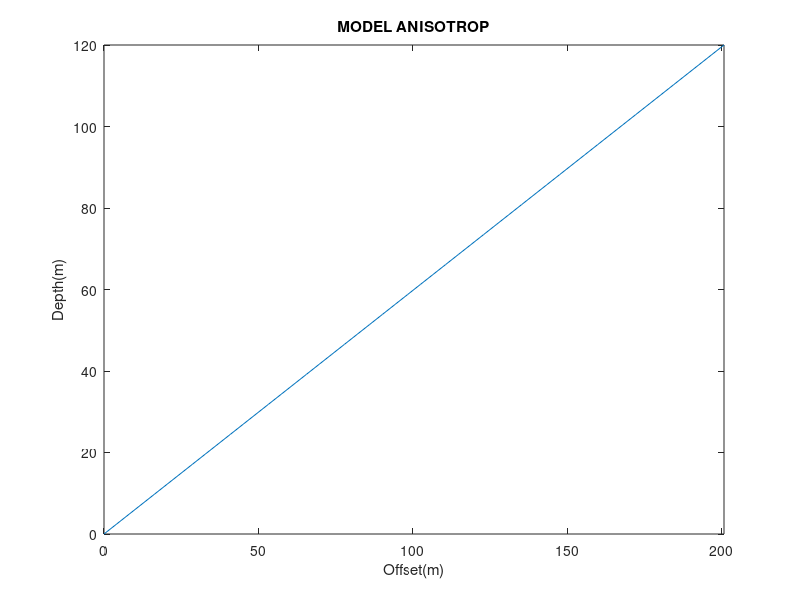

Write MATLAB code to recreate this figure. (Note: this script raises an error after producing the figure.)
%TOMOGRAPHY SEISMIC
%WEAK ANISOTROPY
%KELOMPOK 1

clc;clear;close; 
%HATI-HATI KETIKA MEMASUKKAN v1,v2,v3,dan sudut awal KARENA MUDAH SEKALI LAPISAN 2 DAN 3 MENCAPAI SUDUT KRITIS 
v1 = 750;v2=950;v3=1100 ; %kecepatan dalam meter
h1 = 20;h2=60;h3=40; %Ketebalan lapisan
m  = 20;           %Sudut datang lapisan pertama
p  = sind(m)/v1;  %Ray parameter
tl = [h1 h1+h2 h1+h2+h3]; %Lapisan Model
d  = 0.199;     %Parameter Anisotrop Faktor Sudut Fase
e  = 0.246;     %Fraksi perbedaan Vp vertikal terhadap horizontal
%Sudut Lapisan Kedua, NANTI masukkin persamaan ANISTROP  
%Persamaan anisotrop
%p*v2*(e-d)*(sind(teta))^4+p*v2*d*(sind(teta))^2-sind(teta)+p*v2 = 0
%tand(gamma)=tand(teta)*(1+2*d+4*(e-d)*(sind(teta)))   [GRUP VELO]
a = p*v2*(e-d);l = p*v2*d;o = p*v2;        %(111)
y = @(x)a*x^4+l*x^2-x+o;
yl = fzero(y,0.5);      %RUMUS NON-LINEAR MENDUGA-DUGA, KASIH TEBAKAN AWAL DULU (kali ini pakai 0.5)
h = yl;
% y = [a 0 l -1 o];  %RUMUS SUDUT FASE
% h = roots(y);
H = asind(h);
Y = zeros(size(H));
for i=1:length(Y)
    Y(i) = atand(tand(H(i))*(1+2*d+4*(e-d)*(sind(H(i)))^2)); %SUDUT GRUP LAPISAN ANISO
end
D = Y(isreal(Y)&Y<90&Y>0);   %Check hasil real dan limit sudut 0<x<90 (kritis)
m2 = D;        %SUDUT BIAS LAPISAN 2 FIX
% if isempty(m2)
%     error('Tidak ada sudut yang real. Coba teliti di rumus fasenya')
% end                                        %(222) 

%COMMENT DARI (111) hingga (222)dan uncomment (333) untuk beralih ke model isotrop

% m2 = asind(p*v2);               %(333)

%COMMENT (333) dan uncomment (111)-(222) UNTUK BERALIH KE MODEL ANISOTROP
if isreal(m2) ~= true
    fprintf('Sudut bias lapisan kedua telah melebihi batas kritis')
elseif m2 == 90
    fprintf('Sudut bias lapisan kedua telah mencapai kritis')
end
%Sudut Lapisan Ketiga\
l = sind(m2)*v3/v2;                   %SINUS SUDUT BIAS LAPISAN 3
m3 = asind(sind(m2)*v3/v2);           %SUDUT BIAS LAPISAN 3
if isreal(m2) == true && isreal(m3) ~= true 
    fprintf('Sudut bias lapisan ketiga melebihi sudut kritis')
elseif m3 == 90
    fprintf('Sudut bias lapisan ketiga telah mencapai kritis')
end
%Lintasan rambat
d1 = h1/cosd(m);
d2 = h2/cosd(m2);
d3 = h3/cosd(m3);
%Time travel lintasan
t1 = d1/v1;
t2 = d2/v2;
t3 = d3/v3;
%TWT 
T1 = 2*t1;
T2 = T1+2*t2;
T3 = T1+T2+2*t3;
%Offset Permukaan
x1 = 2*tand(m)*h1;
x2 = x1+2*tand(m2)*h2;
x3 = x1+x2+2*tand(m3)*h3;
%Titik Offset Refleksi
X1 = [0.5*x1,h1]; %Reflek Border 1
X2 = [0.5*x2,h2+h1]; %Refleks Border 2
X3 = [0.5*x3,h3+h2+h1]; %Reflek Border 3
X21= X1+[(2*tand(m2)*h2),0]; %Reflek Border 2 di Border 1
X31= X1+[(2*(tand(m2)*h2+tand(m3)*h3)),0]; %Reflek Border 3 di Border 1 
X32= X2+[(2*tand(m3)*h3),0]; %Reflek Border 3 di Border 2

figure(1)
%Plotting Model Block
Offset = linspace(0,x3+10,50);
Depth  = linspace(0,tl(3),50);
plot(Offset,Depth)
title('MODEL ANISOTROP')
ylabel('Depth(m)')
xlabel('Offset(m)')
xlim([0 x3+10])
ylim([0 tl(3)])
yline(tl(1),'-k');hold on
yline(tl(2),'-k');hold on
xp =[0 0 x3+10 x3+10];
yp =[0 tl(3) tl(3) 0];
plot(xp,yp)
Lx1 =[0 0 x3+10 x3+10];
Ly1 =[0 tl(1) tl(1) 0];
Ly2 =[tl(1) tl(2) tl(2) tl(1)];
Ly3 =[tl(2) tl(3) tl(3) tl(2)];
plot(Lx1,Ly1);               %LAPISAN ISOTROP 1
fill(Lx1,Ly1,'y');          
hold on
plot(Lx1,Ly2);               %LAPISAN ANISOTROP
fill(Lx1,Ly2,'g');
hold on
plot(Lx1,Ly3);               %LAPISAN ISOTROP 2
fill(Lx1,Ly3,'b');
hold on
%Plotting Ray Tracing
Hor_Refrak = [0 X1(1) X2(1) X3(1) x3-X2(1) x3-X1(1) x3];
Dep_Refrak = [0 tl(1) tl(2) tl(3) tl(2) tl(1) 0];
ReflekX_Border1 = [X1(1) x1];
ReflekY_Border1 = [tl(1) 0];
ReflekX_Border2 = [X2(1) X21(1) x2];
ReflekY_Border2 = [tl(2) tl(1) 0];
plot(Hor_Refrak,Dep_Refrak,'-r')
plot(ReflekX_Border1,ReflekY_Border1,'-r')
hold on
plot(ReflekX_Border2,ReflekY_Border2,'-r')
hold on
grid on
set(gca,'ydir','reverse')

figure(2)
%TIME TRAVEL TABLE, Lnx = Data Offset Reflek ke-n, Lnt = Data Waktu Reflek ke-n
L1x = [0 0.5*x1 x1];
L1t = [0 t1 T1];
L2x = [0 (0.5*x2-0.5*x1) (X21(1)-0.5*x1) (x2-0.5*x1)];
L2t = [t1 t1+t2 t1+2*t2 T2];
L3x = [0 (0.5*x3-0.5*x2) (X32(1)-0.5*x2) (X31(1)-0.5*x2) (x3-0.5*x2)];
L3t = [t1+t2 t1+t2+t3 t1+t2+2*t3 t1+2*(t2+t3) T3];

F=plot(L1x,L1t,'b');
hold on
G=plot(L2x,L2t,'g');
hold on
H=plot(L3x,L3t,'r');
hold on
legend([F,G,H],["Reflek 1","Reflek 2","Reflek 3"]);
grid on
title('TRAVEL TIME TABLE')
xlabel('Offset(m)')
ylabel('Time(s)')
set(gca,'ydir','reverse')







